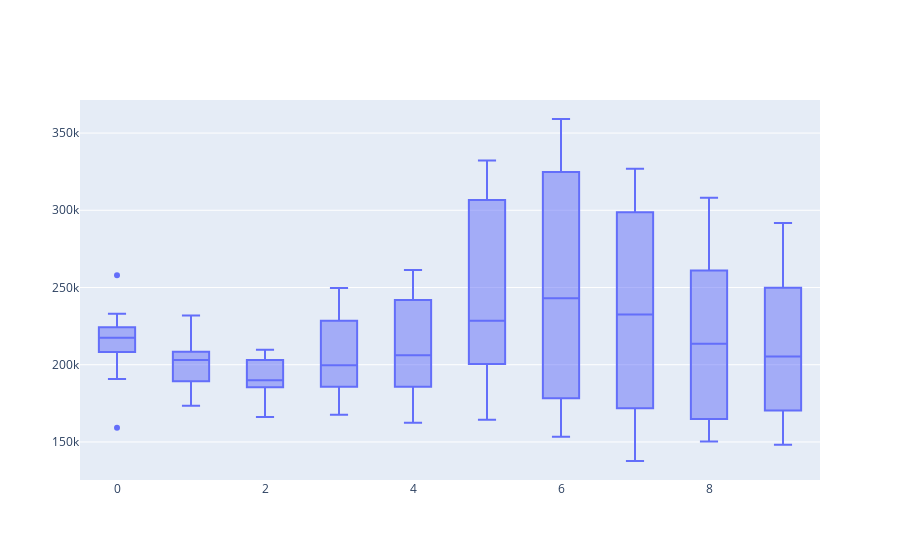

The notebook cell saved with this chart:
### Markdown cell above
Here I set months as numbers to analyse them

### Code cell
fig=go.Figure()
fig.add_trace(go.Box(x=data.month, y=data.Total_crimes))

### Figure 1 — Plotly figure (JSON) as saved in the notebook; plotly's stock layout.template omitted (floating-point values rounded to 4 significant figures; data arrays with more than 128 entries replaced by an {"elided": "..."} marker saying what was removed)
{"data": [{"type": "box", "x": {"elided": "205 int values"}, "y": {"elided": "205 int values"}}], "layout": {}}
